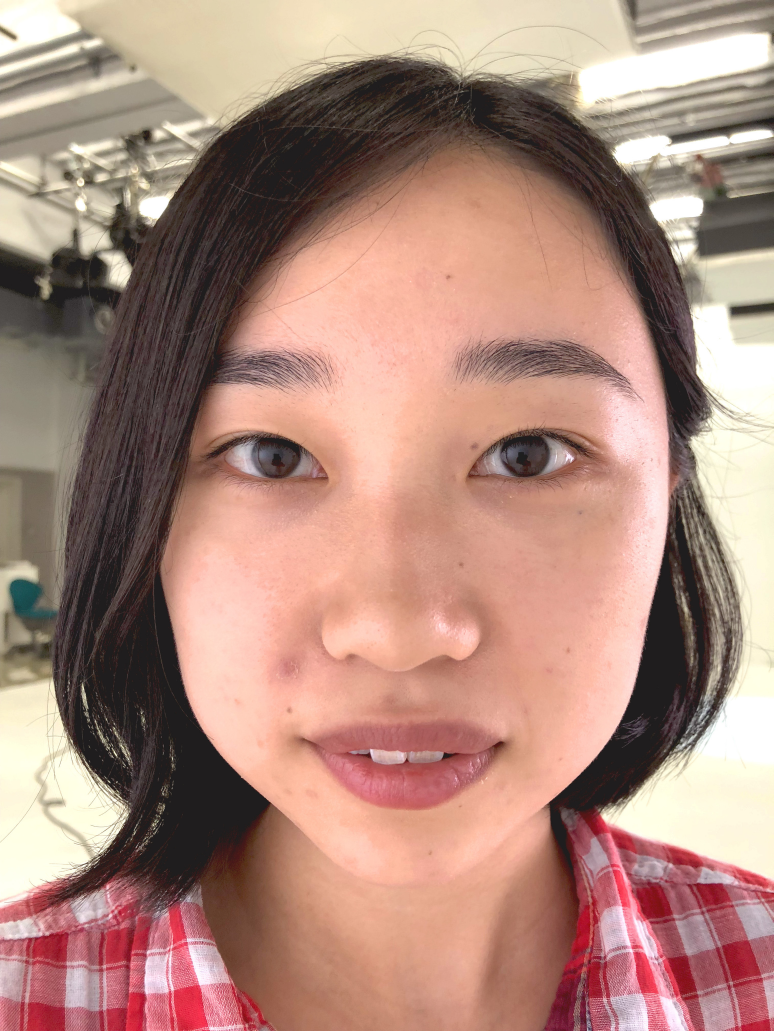
#> input picture cony.jpg, 2320 x 3093 px (shown at 1/3 size)
$ python -i detection.py   (imports and definitions only)
#> lines starting #> are read from the running program, lines starting #| are printed output that depends on the picture
import cv2 as cv
import numpy as np
import matplotlib.pyplot as plt


# 黒目検出
def detection(src):
    face_cascade_path = '/usr/local/opt/opencv/share/OpenCV/haarcascades/haarcascade_frontalface_alt2.xml'
    eye_cascade_path = '/usr/local/opt/opencv/share/OpenCV/haarcascades/haarcascade_eye.xml'

    face_cascade = cv.CascadeClassifier(face_cascade_path)
    eye_cascade = cv.CascadeClassifier(eye_cascade_path)

    cut_img = [1, 2, 3, 4, 5]
    canny_img = [1, 2]

    eyeP = [[0, 1, 2, 3], [4, 5, 6, 7]]

    src_gray = cv.cvtColor(src.img, cv.COLOR_BGR2GRAY)

    faces = face_cascade.detectMultiScale(src_gray)

    for x, y, w, h in faces:
        cv.rectangle(src.copy, (x, y), (x + w, y + h), (255, 0, 0), 2)
        face = src.copy[y: y + h, x: x + w]
        face_gray = src_gray[y: y + h, x: x + w]

        eyes = eye_cascade.detectMultiScale(face_gray)

        eye_num = 0
        i = 0

        for (ex, ey, ew, eh) in eyes:
            cv.rectangle(face, (ex, ey), (ex + ew, ey + eh), (0, 255, 0), 2)

            cut_img[i] = src.img[y + ey:y + ey + eh, x + ex:x + ex + ew]

            if ew > 30 and eh > 30:
                eyeP[eye_num] = [x + ex, y + ey, x + ex + ew, y + ey + eh]
                src_preprocessed = cv.cvtColor(cv.GaussianBlur(cut_img[i], (9, 9), 0), cv.COLOR_BGR2GRAY)
                canny_img[eye_num] = cv.Canny(src_preprocessed, threshold1=50, threshold2=80)

                plt.imshow(cv.cvtColor(canny_img[eye_num], cv.COLOR_GRAY2BGR))
                plt.show()
                cv.waitKey(0)

                eye_num += 1

            if eye_num == 2:
                break

            i += 1

    x, y, length = [0, 0], [0, 0], [0, 0]

    for i in range(2):
        x[i], y[i], length[i] = detection_circle(canny_img, cut_img, i)

    for i in range(2):
        x[i] += eyeP[i][0]
        y[i] += eyeP[i][1]

    if x[0] > x[1]:
        temp_y, temp_x, temp_l = y[0], x[0], length[0]
        y[0], x[0], length[0] = y[1], x[1], length[1]
        y[1], x[1], length[1] = temp_y, temp_x, temp_l

    src.set_eye(y[0], x[0], y[1], x[1], length[0], length[1])

    return


def detection_circle(canny_img, cut_img, i):
    circles = cv.HoughCircles(canny_img[i], cv.HOUGH_GRADIENT, dp=5, minDist=999, minRadius=70, maxRadius=85)

    eye_circles = np.copy(cut_img[i])

    x, y, r = 0, 0, 0
    if circles is not None and len(circles) > 0:

        circles = circles[0]
        for (x, y, r) in circles:
            x, y, r = int(x), int(y), int(r)

            cv.circle(eye_circles, (x, y), r, (255, 255, 0), 4)

        plt.imshow(cv.cvtColor(eye_circles, cv.COLOR_BGR2RGB))
        plt.show()

    return x, y, r

>>> import cv2
>>> picture = cv2.imread('cony.jpg', cv2.IMREAD_GRAYSCALE)
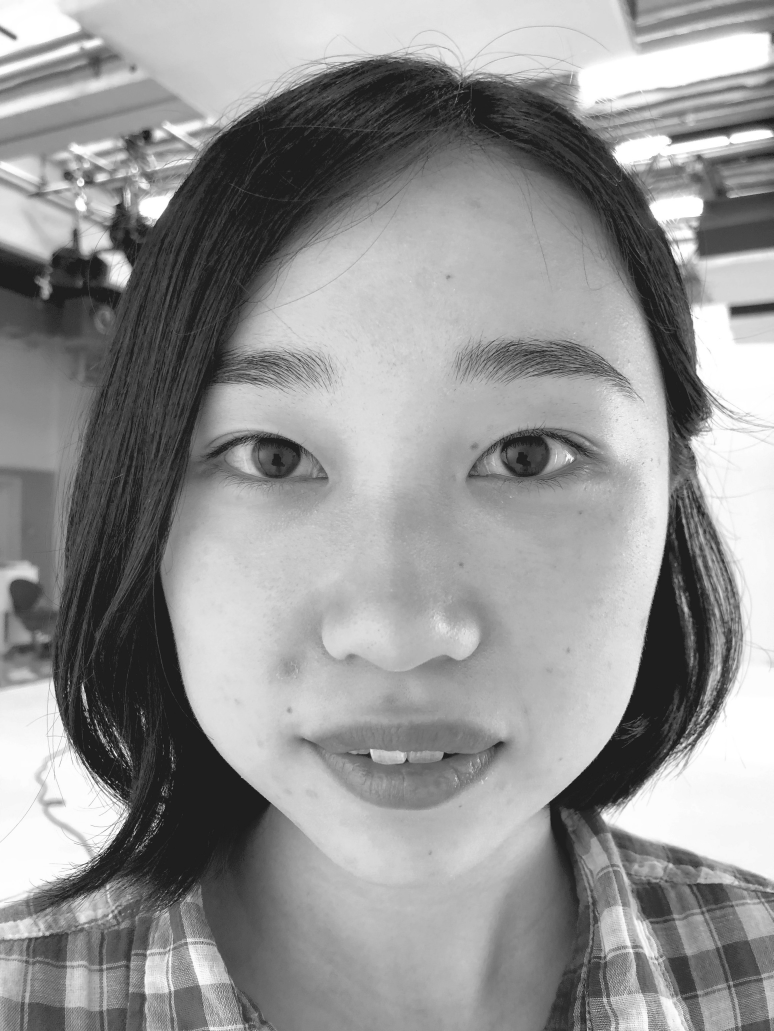
#> picture: shape (3093, 2320) (shown at 1/3 size); min 0, max 255, mean 147.4
#> (the run stopped early here; a loop or call above may not have finished)

$ run again, on kuroda.jpg
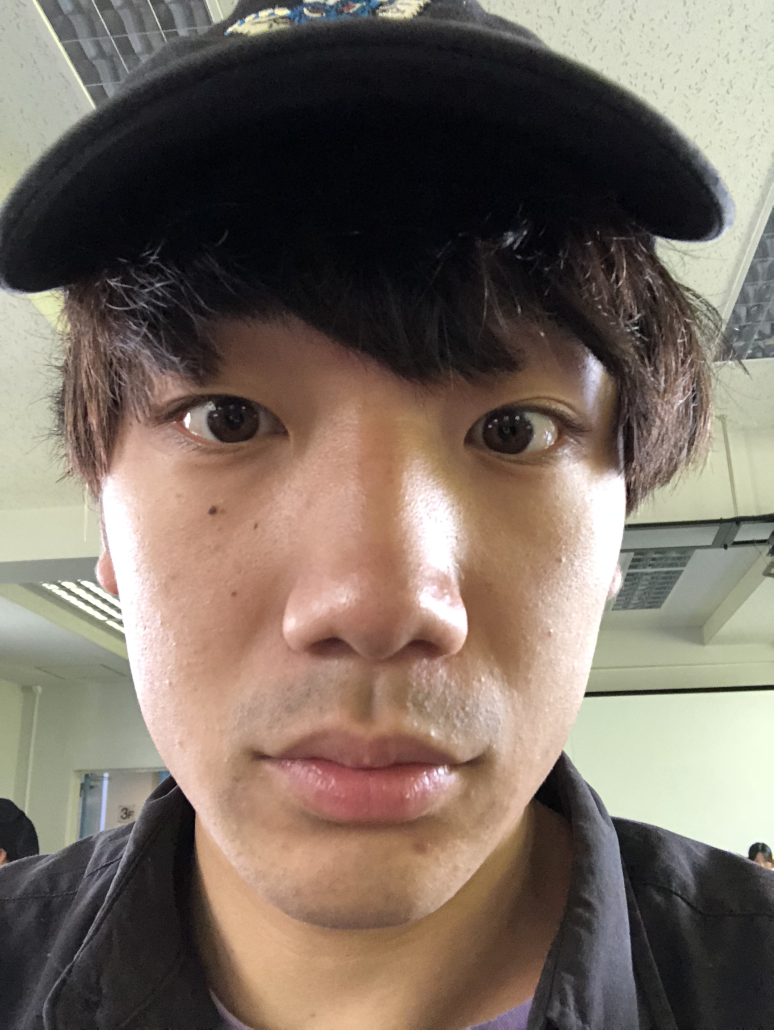
#> input picture kuroda.jpg, 2320 x 3088 px (shown at 1/3 size)
#> `picture = cv2.imread('cony.jpg', cv2.IMREAD_GRAYSCALE)`:
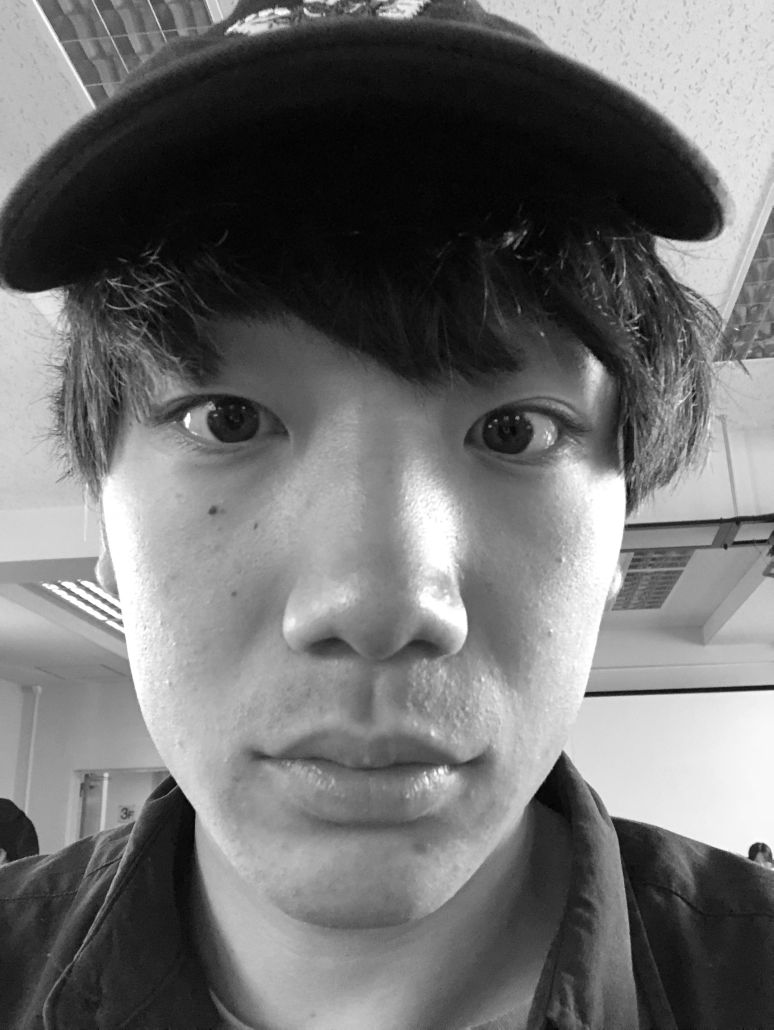
#> picture: shape (3088, 2320) (shown at 1/3 size); min 0, max 255, mean 111.4

$ run again, on myun.jpg
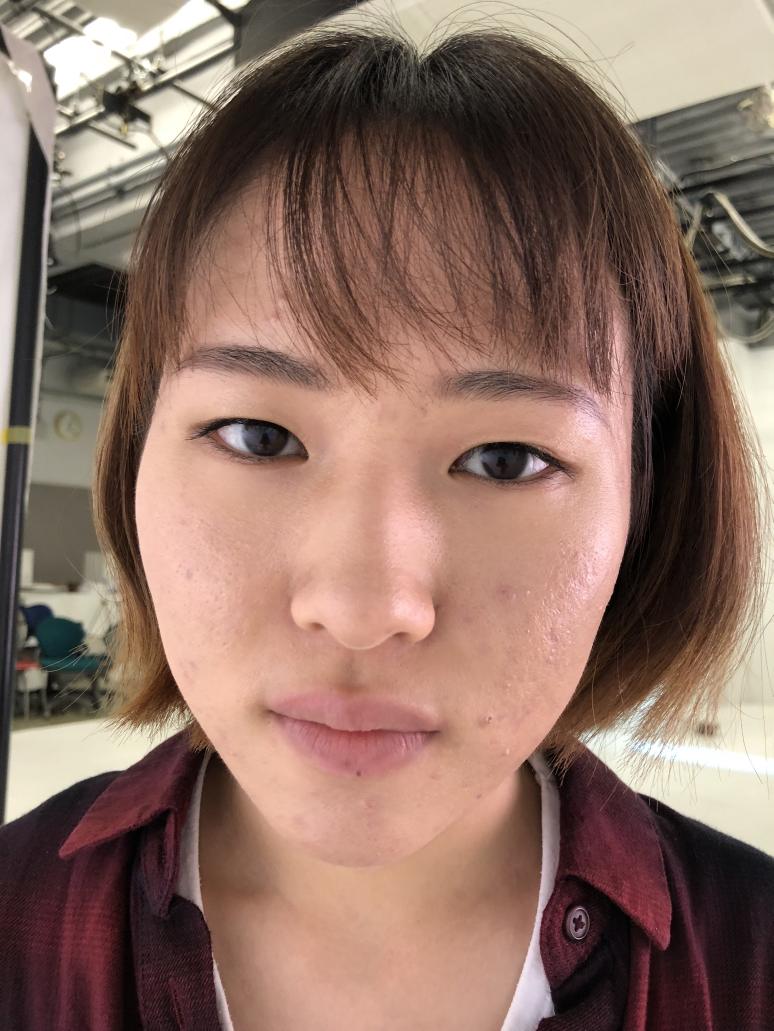
#> input picture myun.jpg, 2320 x 3093 px (shown at 1/3 size)
#> `picture = cv2.imread('cony.jpg', cv2.IMREAD_GRAYSCALE)`:
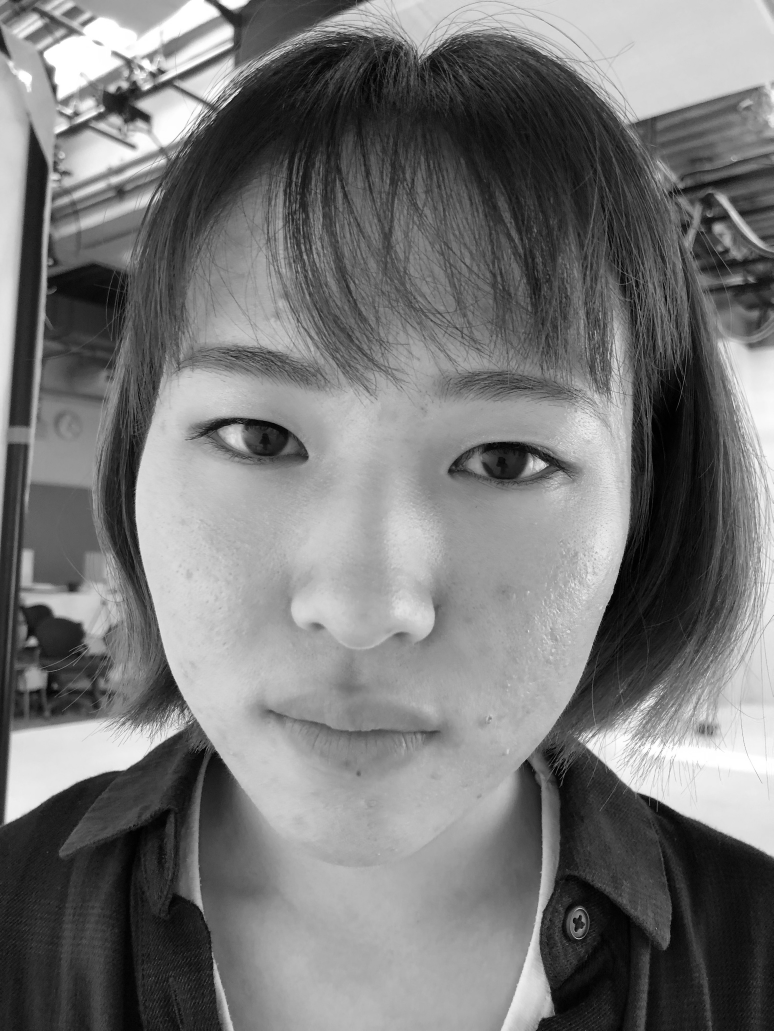
#> picture: shape (3093, 2320) (shown at 1/3 size); min 0, max 255, mean 118.7

$ run again, on passion.jpg
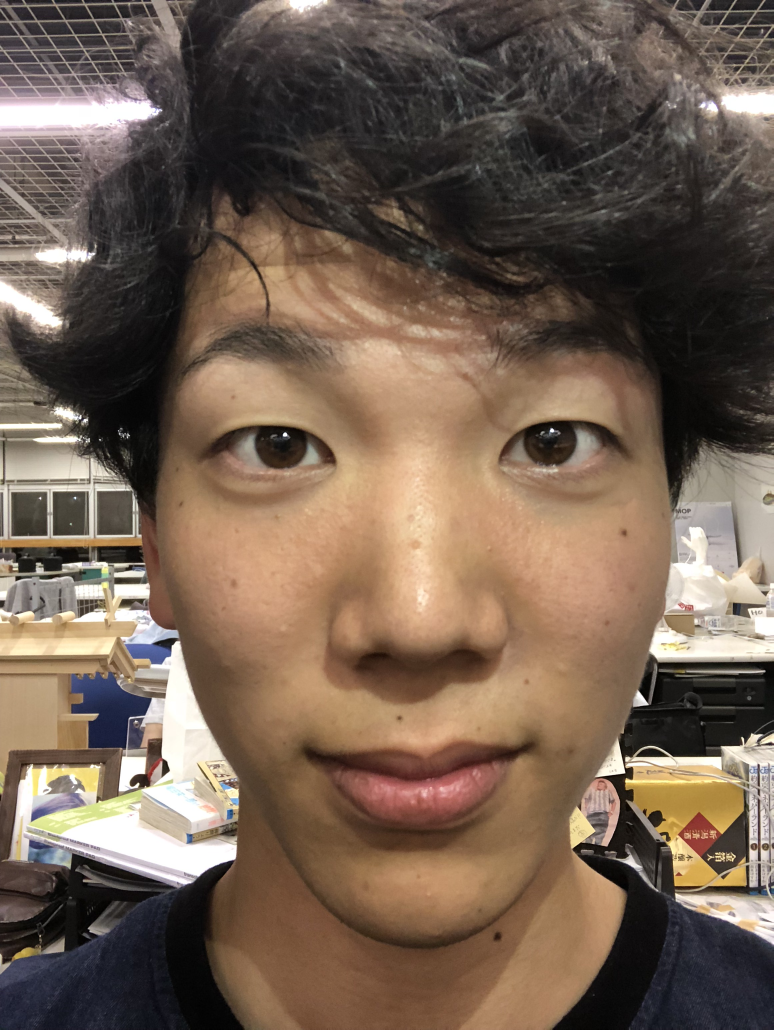
#> input picture passion.jpg, 2320 x 3088 px (shown at 1/3 size)
#> `picture = cv2.imread('cony.jpg', cv2.IMREAD_GRAYSCALE)`:
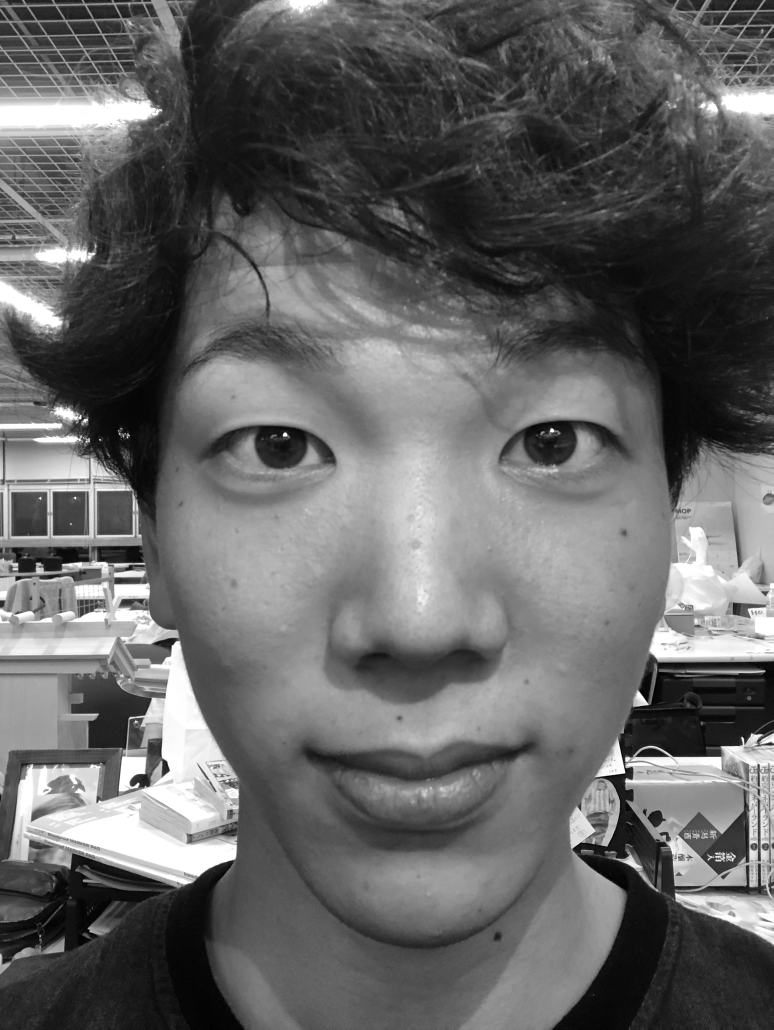
#> picture: shape (3088, 2320) (shown at 1/3 size); min 0, max 255, mean 100.4
